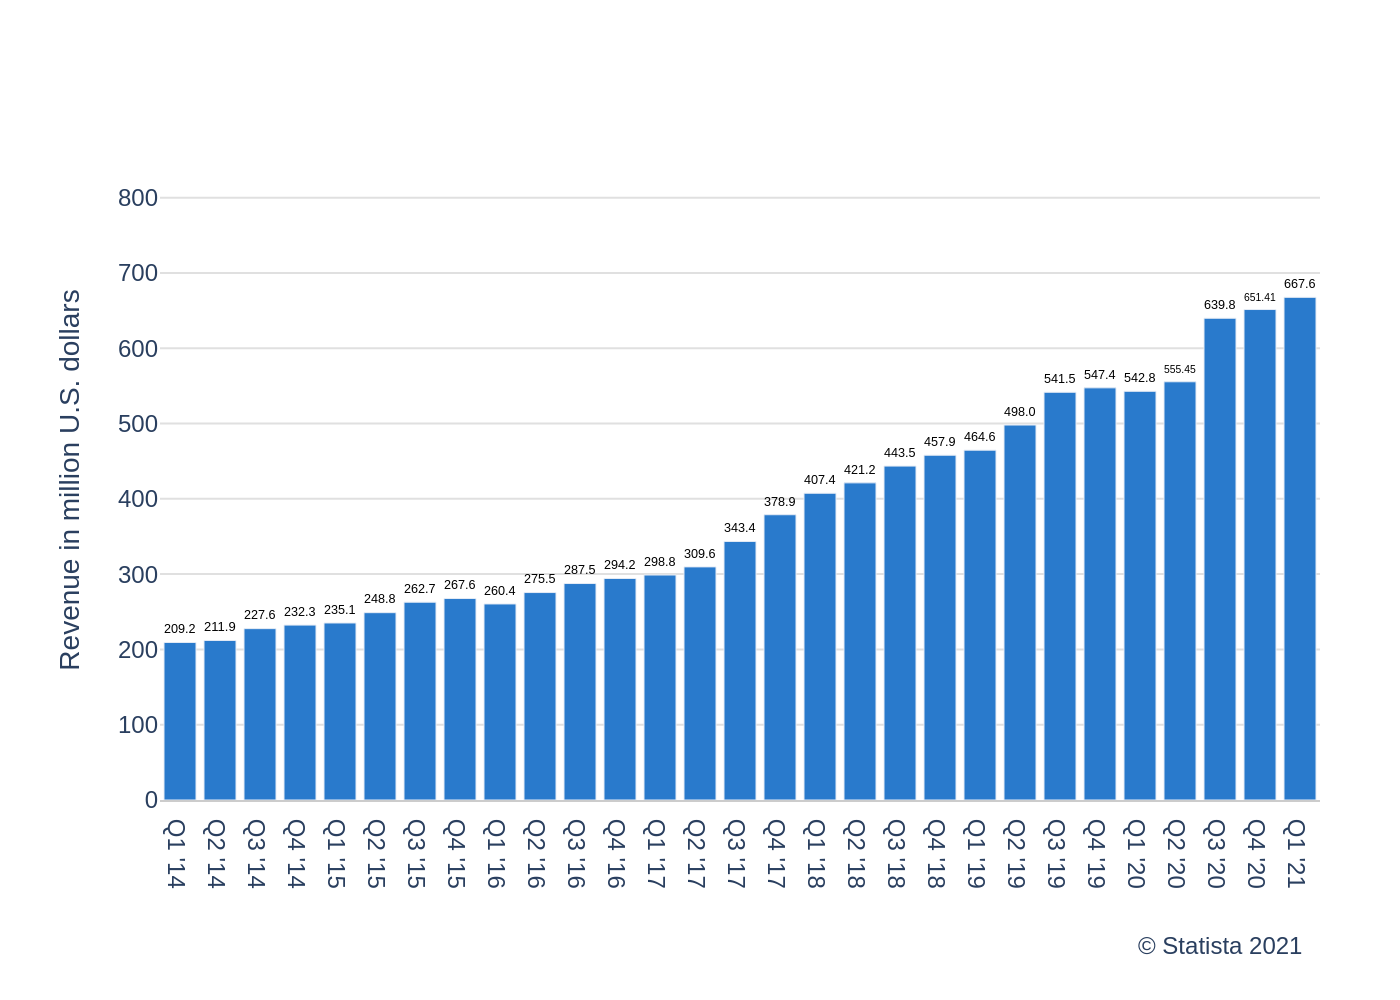

Write the Python code that produced this figure.
import sys
import json
import os
import plotly.graph_objects as go

# Check for command-line argument
if len(sys.argv) != 2:
    print("Usage: python script.py <path_to_json_file>")
    sys.exit(1)

json_path = sys.argv[1]

# Check if the JSON file exists
if not os.path.exists(json_path):
    print(f"Error: JSON file not found at {json_path}")
    sys.exit(1)

# Read data from the specified JSON file
with open(json_path, 'r', encoding='utf-8') as f:
    chart_data = json.load(f)

# Extract data and texts from the JSON structure
data = chart_data.get('chart_data', [])
texts = chart_data.get('texts', {})
colors = chart_data.get('colors', [])

# Prepare data for Plotly
x_values = [d['x'] for d in data]
y_values = [d['y'] for d in data]

# Create the figure
fig = go.Figure()

# Add the bar trace
fig.add_trace(go.Bar(
    x=x_values,
    y=y_values,
    text=y_values,
    textposition='outside',
    texttemplate='%{text}',
    marker_color=colors[0] if colors else None,
    textfont=dict(family='Arial', size=12, color='black'),
    cliponaxis=False # Prevents text from being clipped at the top
))

# Combine title and subtitle
title_text = texts.get('title')
subtitle_text = texts.get('subtitle')
full_title = ""
if title_text:
    full_title += f"<b>{title_text}</b>"
if subtitle_text:
    if full_title:
        full_title += "<br>"
    full_title += f"<i>{subtitle_text}</i>"

# Update layout
fig.update_layout(
    title=dict(
        text=full_title,
        x=0.05,
        xanchor='left'
    ),
    xaxis=dict(
        title_text=texts.get('x_axis_title'),
        showline=True,
        linecolor='#CCCCCC',
        tickfont=dict(family='Arial')
    ),
    yaxis=dict(
        title_text=texts.get('y_axis_title'),
        range=[0, 850],
        tickmode='linear',
        tick0=0,
        dtick=100,
        gridcolor='#E0E0E0',
        showline=False,
        tickfont=dict(family='Arial')
    ),
    plot_bgcolor='white',
    showlegend=False,
    font=dict(family="Arial"),
    margin=dict(l=80, r=40, t=80, b=100)
)

# Add source annotation
fig.add_annotation(
    text=texts.get('source'),
    align='left',
    showarrow=False,
    xref='paper',
    yref='paper',
    x=0.99,
    y=-0.2,
    xanchor='right',
    yanchor='top',
    font=dict(family='Arial', size=12)
)


# Generate output filename from JSON path
base_name = os.path.splitext(os.path.basename(json_path))[0]
output_filename = f"{base_name}.png"

# Save the figure as a PNG image
try:
    fig.write_image(output_filename, scale=2)
    print(f"Chart successfully generated and saved to {output_filename}")
except Exception as e:
    print(f"Error saving image: {e}")
    sys.exit(1)
